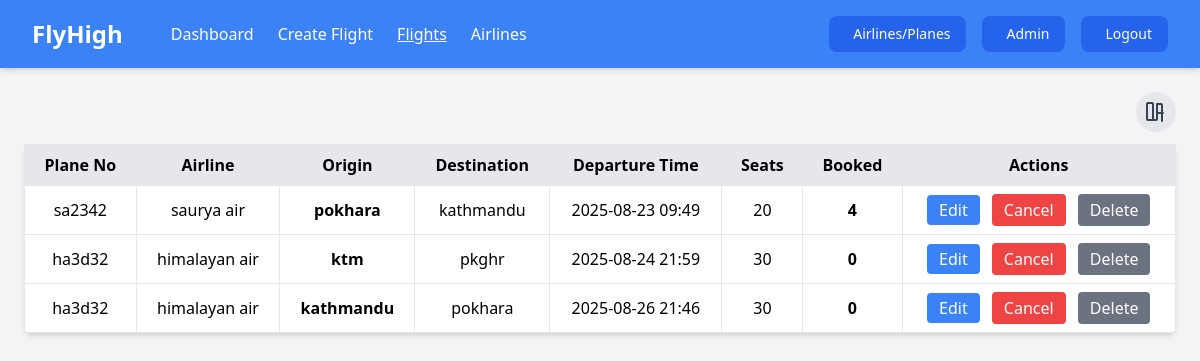
The page /admin/flights.php on the database as committed earlier.
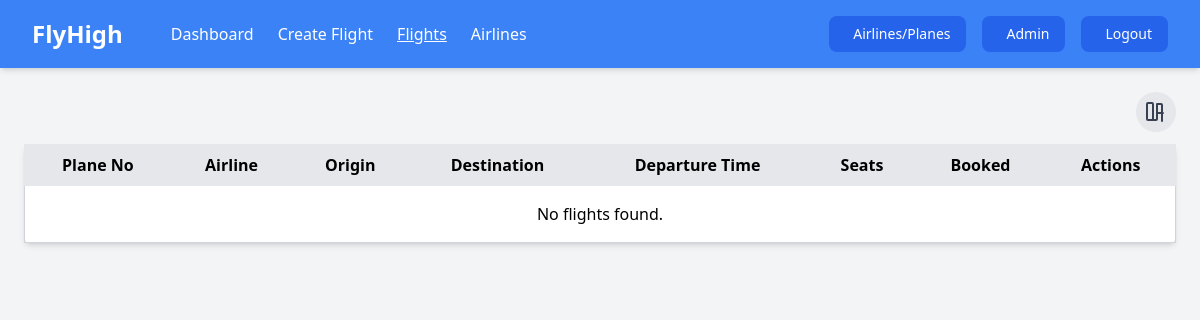
The same page on the database as committed later.
### tables this page shows
CREATE TABLE `flights` (
  `flight_id` int(11) NOT NULL,
  `airline_id` int(11) NOT NULL,
  `plane_id` int(11) NOT NULL,
  `origin` varchar(100) NOT NULL,
  `destination` varchar(100) NOT NULL,
  `departure_time` datetime NOT NULL,
  `arrival_time` datetime NOT NULL,
  `total_seats` int(11) NOT NULL,
  `price` int(11) NOT NULL,
  `booked_seats` int(11) NOT NULL DEFAULT 0
);

CREATE TABLE `planes` (
  `plane_id` int(11) NOT NULL,
  `airline_id` int(11) NOT NULL,
  `plane_number` varchar(20) NOT NULL,
  `capacity` int(11) NOT NULL,
  `added_by` int(11) NOT NULL
);

CREATE TABLE `airlines` (
  `airline_id` int(11) NOT NULL,
  `airline_name` varchar(100) NOT NULL,
  `added_by` int(11) NOT NULL
);

### admin/flights.php (the view, shortened to what the changed rows need)
<?php
require '../db.php';
$sort = $_GET['sort'] ?? 'oldest';
$sortOrder = ($sort === 'latest') ? "DESC" : "ASC";
$sql = "SELECT f.flight_id, f.plane_id, f.airline_id, f.origin, f.destination,
               f.departure_time, f.arrival_time, f.total_seats, f.booked_seats,
               a.airline_name, p.plane_number
        FROM flights f
        LEFT JOIN airlines a ON f.airline_id = a.airline_id
        LEFT JOIN planes p ON f.plane_id = p.plane_id
        ORDER BY f.departure_time $sortOrder";
$result = $conn->query($sql);
$flights = $result ? $result->fetch_all(MYSQLI_ASSOC) : [];
?>
<!DOCTYPE html>
<html lang="en">
<head>
  <script src="https://cdn.tailwindcss.com"></script>
</head>
<body class="bg-gray-100">
  <div class="max-w-6xl mx-auto mt-6">
    <table class="w-full border-collapse border border-gray-300 bg-white shadow-md rounded-md">
      <thead>
        <tr class="bg-gray-200 text-center">
          <th class="border px-4 py-2">Plane No</th>
          <th class="border px-4 py-2">Airline</th>
          <th class="border px-4 py-2">Origin</th>
          <th class="border px-4 py-2">Destination</th>
          <th class="border px-4 py-2">Departure Time</th>
          <th class="border px-4 py-2">Seats</th>
          <th class="border px-4 py-2">Booked</th>
          <th class="border px-4 py-2">Actions</th>
        </tr>
      </thead>
      <tbody>
        <?php if(empty($flights)): ?>
          <tr>
            <td colspan="8" class="text-center py-4">No flights found.</td>
          </tr>
        <?php else: ?>
          <?php foreach($flights as $flight): ?>
            <tr id="row-<?= $flight['flight_id'] ?>" class="text-center">
              <td class="border px-4 py-2"><?= htmlspecialchars($flight['plane_number'] ?: 'N/A') ?></td>
              <td class="border px-4 py-2"><?= htmlspecialchars($flight['airline_name'] ?: 'N/A') ?></td>
              <td class="border px-4 py-2 font-bold"><?= htmlspecialchars($flight['origin']) ?></td>
              <td class="border px-4 py-2"><?= htmlspecialchars($flight['destination']) ?></td>
              <td class="border px-4 py-2"><?= $flight['departure_time'] ? date('Y-m-d H:i', strtotime($flight['departure_time'])) : 'N/A' ?></td>
              <td class="border px-4 py-2"><?= (int)$flight['total_seats'] ?></td>
              <td class="border px-4 py-2 font-bold"><?= (int)$flight['booked_seats'] ?></td>
              <td class="border px-4 py-2 space-x-2">
                <a href="edit_flight.php?id=<?= $flight['flight_id'] ?>" class="bg-blue-500 hover:bg-blue-700 text-white px-3 py-1 rounded">Edit</a>
                <button onclick="alert('Cancel Flight <?= $flight['flight_id'] ?>')" class="bg-red-500 hover:bg-red-700 text-white px-3 py-1 rounded">Cancel</button>
                <?php if(strtotime($flight['departure_time']) < time()): ?>
                  <button onclick="alert('Delete Flight <?= $flight['flight_id'] ?>')" class="bg-gray-500 hover:bg-gray-700 text-white px-3 py-1 rounded">Delete</button>
                <?php endif; ?>
              </td>
            </tr>
          <?php endforeach; ?>
        <?php endif; ?>
      </tbody>
    </table>
  </div>
</body>
</html>

Rows that differ between the two databases and show on the page:
removed flights: plane.plane_number "sa2342", airline.airline_name "saurya air", origin "pokhara", destination "kathmandu", departure_time "2025-08-23 09:49", total_seats "20", booked_seats "4"
removed flights: plane.plane_number "ha3d32", airline.airline_name "himalayan air", origin "ktm", destination "pkghr", departure_time "2025-08-24 21:59", total_seats "30", booked_seats "0"
removed flights: plane.plane_number "ha3d32", airline.airline_name "himalayan air", origin "kathmandu", destination "pokhara", departure_time "2025-08-26 21:46", total_seats "30", booked_seats "0"
Other text that changed with them:
text now shown: "No flights found."
